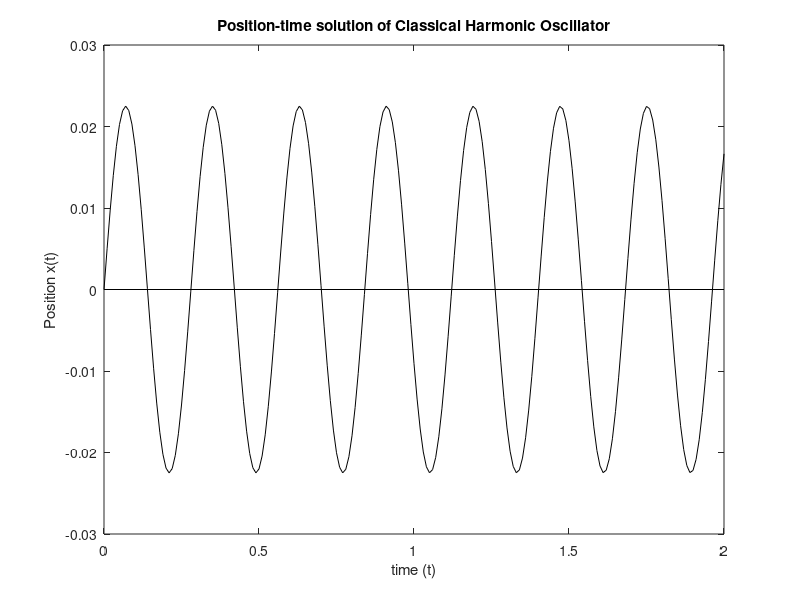

This figure's MATLAB source:
% Program to solve the Classical Harmonic Oscillator problem using LU Decomposition
%% Author: Sahil Raj
%% Assignment 2 Problem 2

clc; clear all;

% Parameter Definition
dt = 0.01;
k = 5.0;
m = 0.01;
tmax = 2;
t = 0:dt:tmax;
N = length(t);

x0 = 0.0;             % initial position
v0 = 0.5;             % initial velocity
x1 = x0 + v0 * dt;    % second initial parameter
c = (k*dt*dt/m - 2);  %  The sub diagonal coefficient

% Generate the A matrix, from the observed pattern
A = zeros(N-2,N-2);
for i = 1:N-2
  for j = 1:N-2
    if i == j
      A(i,j) = 1;
     elseif i == j + 1
      A(i,j) = c;
     elseif i == j + 2
      A(i,j) = 1;
    endif
  endfor
endfor

B = zeros(N-2, 1);  % Target vector
B(1) = -x0 -c*x1;
B(2) = -x1;

Z = zeros(N);
Z(1) = x0;
Z(2) = x1;

L = zeros(size(A)); % Reserve space for L matrix
U = zeros(size(A)); % Reserve space for U matrix

M = size(A, 1);     % Dimension of the matrix A

% Compute the L and U matrix entries
for c = 1:M
  for r = 1:M
    if c >= r % Compute u_rc
        if r == c
          L(r,c) = 1; % Set the diagonal of L matrix
        endif
        U(r,c) = A(r,c) - L(r,1:r-1) * U(1:r-1,c);
    else % Compute l_rc
        L(r,c) = (A(r,c) - L(r,1:c-1) * U(1:c-1,c)) / U(c,c);
    endif
  endfor
endfor

%% Solve the two equations through back-substitution
%   LY = B
%   UX = Y
Y = zeros(M, 1);
for i = 1:M
  if i == 1
    Y(i) = B(i) / L(i,i);
  else
    Y(i) = (B(i) - L(i,1:i-1)*Y(1:i-1)) / L(i,i);
  endif
endfor

% Use the Y vector to solve for the X vector
X = zeros(M, 1);
for i = M:-1:1
  if i == M
    X(i) = Y(i) / U(i,i);
  else
    X(i) = (Y(i) - U(i,i+1:M)*X(i+1:M)) / U(i,i);
  endif
endfor

for i=1:N-2
  Z(i+2) = X(i);
endfor

% Plot the solution
plot(t, Z, 'k-');
title("Position-time solution of Classical Harmonic Oscillator");
xlabel("time (t)");
ylabel("Position x(t)");
